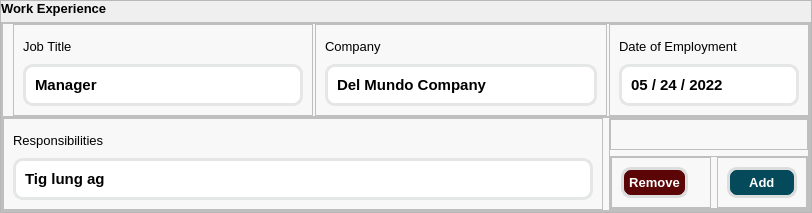
                   <widget class="QFrame" name="frame_281">
                    <property name="frameShape">
                     <enum>QFrame::StyledPanel</enum>
                    </property>
                    <property name="frameShadow">
                     <enum>QFrame::Raised</enum>
                    </property>
                    <layout class="QGridLayout" name="gridLayout_399">
                     <property name="leftMargin">
                      <number>0</number>
                     </property>
                     <property name="topMargin">
                      <number>0</number>
                     </property>
                     <property name="rightMargin">
                      <number>0</number>
                     </property>
                     <property name="bottomMargin">
                      <number>0</number>
                     </property>
                     <item row="1" column="0">
                      <widget class="QFrame" name="personal_info_17">
                       <property name="minimumSize">
                        <size>
                         <width>0</width>
                         <height>190</height>
                        </size>
                       </property>
                       <property name="styleSheet">
                        <string notr="true">*{
background-color: rgb(248, 248, 248);
}
</string>
                       </property>
                       <property name="frameShape">
                        <enum>QFrame::StyledPanel</enum>
                       </property>
                       <property name="frameShadow">
                        <enum>QFrame::Raised</enum>
                       </property>
                       <layout class="QVBoxLayout" name="verticalLayout_85">
                        <property name="spacing">
                         <number>0</number>
                        </property>
                        <property name="leftMargin">
                         <number>0</number>
                        </property>
                        <property name="topMargin">
                         <number>0</number>
                        </property>
                        <property name="rightMargin">
                         <number>0</number>
                        </property>
                        <property name="bottomMargin">
                         <number>0</number>
                        </property>
                        <item>
                         <widget class="QFrame" name="frame_282">
                          <property name="frameShape">
                           <enum>QFrame::StyledPanel</enum>
                          </property>
                          <property name="frameShadow">
                           <enum>QFrame::Raised</enum>
                          </property>
                          <layout class="QHBoxLayout" name="horizontalLayout_53">
                           <property name="spacing">
                            <number>2</number>
                           </property>
                           <property name="leftMargin">
                            <number>10</number>
                           </property>
                           <property name="topMargin">
                            <number>0</number>
                           </property>
                           <property name="rightMargin">
                            <number>0</number>
                           </property>
                           <property name="bottomMargin">
                            <number>0</number>
                           </property>
                           <item alignment="Qt::AlignLeft">
                            <widget class="QFrame" name="frame_283">
                             <property name="sizePolicy">
                              <sizepolicy hsizetype="Preferred" vsizetype="Preferred">
                               <horstretch>0</horstretch>
                               <verstretch>0</verstretch>
                              </sizepolicy>
                             </property>
                             <property name="minimumSize">
                              <size>
                               <width>300</width>
                               <height>0</height>
                              </size>
                             </property>
                             <property name="frameShape">
                              <enum>QFrame::StyledPanel</enum>
                             </property>
                             <property name="frameShadow">
                              <enum>QFrame::Raised</enum>
                             </property>
                             <layout class="QGridLayout" name="gridLayout_383">
                              <item row="0" column="0">
                               <widget class="QLabel" name="label_177">
                                <property name="font">
                                 <font>
                                  <family>Arial</family>
                                  <pointsize>10</pointsize>
                                 </font>
                                </property>
                                <property name="text">
                                 <string>Job Title</string>
                                </property>
                               </widget>
                              </item>
                              <item row="1" column="0">
                               <widget class="QFrame" name="job">
                                <property name="minimumSize">
                                 <size>
                                  <width>0</width>
                                  <height>40</height>
                                 </size>
                                </property>
                                <property name="styleSheet">
                                 <string notr="true">#job{
background-color: rgb(255, 255, 255);
border-radius: 10px;
border: 3px solid rgb(229, 230, 230);
}
</string>
                                </property>
                                <property name="frameShape">
                                 <enum>QFrame::StyledPanel</enum>
                                </property>
                                <property name="frameShadow">
                                 <enum>QFrame::Raised</enum>
                                </property>
                                <layout class="QGridLayout" name="gridLayout_384">
                                 <item row="0" column="0">
                                  <widget class="QLabel" name="first_name_19">
                                   <property name="font">
                                    <font>
                                     <family>Arial</family>
                                     <pointsize>11</pointsize>
                                     <weight>75</weight>
                                     <bold>true</bold>
                                    </font>
                                   </property>
                                   <property name="styleSheet">
                                    <string notr="true">*{
background-color: rgb(255, 255, 255);
}</string>
                                   </property>
                                   <property name="text">
                                    <string>Manager</string>
                                   </property>
                                  </widget>
                                 </item>
                                </layout>
                               </widget>
                              </item>
                             </layout>
                            </widget>
                           </item>
                           <item>
                            <widget class="QFrame" name="frame_284">
                             <property name="sizePolicy">
                              <sizepolicy hsizetype="Expanding" vsizetype="Preferred">
                               <horstretch>0</horstretch>
                               <verstretch>0</verstretch>
                              </sizepolicy>
                             </property>
                             <property name="minimumSize">
                              <size>
                               <width>250</width>
                               <height>0</height>
                              </size>
                             </property>
                             <property name="frameShape">
                              <enum>QFrame::StyledPanel</enum>
                             </property>
                             <property name="frameShadow">
                              <enum>QFrame::Raised</enum>
                             </property>
                             <layout class="QGridLayout" name="gridLayout_385">
                              <item row="0" column="0">
                               <widget class="QLabel" name="label_178">
                                <property name="font">
                                 <font>
                                  <family>Arial</family>
                                  <pointsize>10</pointsize>
                                 </font>
                                </property>
                                <property name="text">
                                 <string>Company </string>
                                </property>
                               </widget>
                              </item>
                              <item row="1" column="0">
                               <widget class="QFrame" name="com">
                                <property name="minimumSize">
                                 <size>
                                  <width>0</width>
                                  <height>40</height>
                                 </size>
                                </property>
                                <property name="styleSheet">
                                 <string notr="true">#com{
background-color: rgb(255, 255, 255);
border-radius: 10px;
border: 3px solid rgb(229, 230, 230);
}
</string>
                                </property>
                                <property name="frameShape">
                                 <enum>QFrame::StyledPanel</enum>
                                </property>
                                <property name="frameShadow">
                                 <enum>QFrame::Raised</enum>
                                </property>
                                <layout class="QGridLayout" name="gridLayout_386">
                                 <item row="0" column="0">
                                  <widget class="QLabel" name="middle_name_19">
                                   <property name="font">
                                    <font>
                                     <family>Arial</family>
                                     <pointsize>11</pointsize>
                                     <weight>75</weight>
                                     <bold>true</bold>
                                    </font>
                                   </property>
                                   <property name="styleSheet">
                                    <string notr="true">*{
background-color: rgb(255, 255, 255);
}</string>
                                   </property>
                                   <property name="text">
                                    <string>Del Mundo Company</string>
                                   </property>
                                  </widget>
                                 </item>
                                </layout>
                               </widget>
                              </item>
                             </layout>
                            </widget>
                           </item>
                           <item alignment="Qt::AlignRight">
                            <widget class="QFrame" name="frame_285">
                             <property name="minimumSize">
                              <size>
                               <width>200</width>
                               <height>0</height>
                              </size>
                             </property>
                             <property name="frameShape">
                              <enum>QFrame::StyledPanel</enum>
                             </property>
                             <property name="frameShadow">
                              <enum>QFrame::Raised</enum>
                             </property>
                             <layout class="QGridLayout" name="gridLayout_387">
                              <item row="1" column="0">
                               <widget class="QFrame" name="datee">
                                <property name="minimumSize">
                                 <size>
                                  <width>0</width>
                                  <height>40</height>
                                 </size>
                                </property>
                                <property name="styleSheet">
                                 <string notr="true">#datee{
background-color: rgb(255, 255, 255);
border-radius: 10px;
border: 3px solid rgb(229, 230, 230);
}
</string>
                                </property>
                                <property name="frameShape">
                                 <enum>QFrame::StyledPanel</enum>
                                </property>
                                <property name="frameShadow">
                                 <enum>QFrame::Raised</enum>
                                </property>
                                <layout class="QGridLayout" name="gridLayout_388">
                                 <item row="0" column="0">
                                  <widget class="QLabel" name="last_name_19">
                                   <property name="font">
                                    <font>
                                     <family>Arial</family>
                                     <pointsize>11</pointsize>
                                     <weight>75</weight>
                                     <bold>true</bold>
                                    </font>
                                   </property>
                                   <property name="styleSheet">
                                    <string notr="true">*{
background-color: rgb(255, 255, 255);
}</string>
                                   </property>
                                   <property name="text">
                                    <string>05 / 24 / 2022</string>
                                   </property>
                                  </widget>
                                 </item>
                                </layout>
                               </widget>
                              </item>
                              <item row="0" column="0">
                               <widget class="QLabel" name="label_179">
                                <property name="font">
                                 <font>
                                  <family>Arial</family>
                                  <pointsize>10</pointsize>
                                 </font>
                                </property>
                                <property name="text">
                                 <string>Date of Employment</string>
                                </property>
                               </widget>
                              </item>
                             </layout>
                            </widget>
                           </item>
                          </layout>
                         </widget>
                        </item>
                        <item>
                         <widget class="QFrame" name="frame_287">
                          <property name="frameShape">
                           <enum>QFrame::StyledPanel</enum>
                          </property>
                          <property name="frameShadow">
                           <enum>QFrame::Raised</enum>
                          </property>
                          <layout class="QHBoxLayout" name="horizontalLayout_54">
                           <property name="leftMargin">
                            <number>0</number>
                           </property>
                           <property name="topMargin">
                            <number>0</number>
                           </property>
                           <property name="rightMargin">
                            <number>0</number>
                           </property>
                           <property name="bottomMargin">
                            <number>0</number>
                           </property>
                           <item alignment="Qt::AlignLeft">
                            <widget class="QFrame" name="frame_289">
                             <property name="minimumSize">
                              <size>
                               <width>600</width>
                               <height>0</height>
                              </size>
                             </property>
                             <property name="frameShape">
                              <enum>QFrame::StyledPanel</enum>
                             </property>
                             <property name="frameShadow">
                              <enum>QFrame::Raised</enum>
                             </property>
                             <layout class="QGridLayout" name="gridLayout_393">
                              <item row="0" column="0">
                               <widget class="QLabel" name="label_182">
                                <property name="font">
                                 <font>
                                  <family>Arial</family>
                                  <pointsize>10</pointsize>
                                 </font>
                                </property>
                                <property name="text">
                                 <string>Responsibilities</string>
                                </property>
                               </widget>
                              </item>
                              <item row="1" column="0">
                               <widget class="QFrame" name="res">
                                <property name="minimumSize">
                                 <size>
                                  <width>0</width>
                                  <height>40</height>
                                 </size>
                                </property>
                                <property name="styleSheet">
                                 <string notr="true">#res{
background-color: rgb(255, 255, 255);
border-radius: 10px;
border: 3px solid rgb(229, 230, 230);
}
</string>
                                </property>
                                <property name="frameShape">
                                 <enum>QFrame::StyledPanel</enum>
                                </property>
                                <property name="frameShadow">
                                 <enum>QFrame::Raised</enum>
                                </property>
                                <layout class="QGridLayout" name="gridLayout_394">
                                 <item row="0" column="0">
                                  <widget class="QLabel" name="primary_phone_number_19">
                                   <property name="font">
                                    <font>
                                     <family>Arial</family>
                                     <pointsize>11</pointsize>
                                     <weight>75</weight>
                                     <bold>true</bold>
                                    </font>
                                   </property>
                                   <property name="styleSheet">
                                    <string notr="true">*{
background-color: rgb(255, 255, 255);
}</string>
                                   </property>
                                   <property name="text">
                                    <string>Tig lung ag</string>
                                   </property>
                                  </widget>
                                 </item>
                                </layout>
                               </widget>
                              </item>
                             </layout>
                            </widget>
                           </item>
                           <item alignment="Qt::AlignRight">
                            <widget class="QFrame" name="frame_90">
                             <property name="frameShape">
                              <enum>QFrame::StyledPanel</enum>
                             </property>
                             <property name="frameShadow">
                              <enum>QFrame::Raised</enum>
                             </property>
                             <layout class="QGridLayout" name="gridLayout_91">
                              <property name="leftMargin">
                               <number>0</number>
                              </property>
                              <property name="topMargin">
                               <number>0</number>
                              </property>
                              <property name="rightMargin">
                               <number>0</number>
                              </property>
                              <property name="bottomMargin">
                               <number>0</number>
                              </property>
                              <item row="0" column="0">
                               <widget class="QFrame" name="frame_92">
                                <property name="frameShape">
                                 <enum>QFrame::StyledPanel</enum>
                                </property>
                                <property name="frameShadow">
                                 <enum>QFrame::Raised</enum>
                                </property>
                               </widget>
                              </item>
                              <item row="1" column="0">
                               <widget class="QFrame" name="frame_93">
                                <property name="frameShape">
                                 <enum>QFrame::StyledPanel</enum>
                                </property>
                                <property name="frameShadow">
                                 <enum>QFrame::Raised</enum>
                                </property>
                                <layout class="QHBoxLayout" name="horizontalLayout_15">
                                 <property name="leftMargin">
                                  <number>0</number>
                                 </property>
                                 <property name="topMargin">
                                  <number>0</number>
                                 </property>
                                 <property name="rightMargin">
                                  <number>0</number>
                                 </property>
                                 <property name="bottomMargin">
                                  <number>0</number>
                                 </property>
                                 <item alignment="Qt::AlignHCenter">
                                  <widget class="QFrame" name="frame_96">
                                   <property name="frameShape">
                                    <enum>QFrame::StyledPanel</enum>
                                   </property>
                                   <property name="frameShadow">
                                    <enum>QFrame::Raised</enum>
                                   </property>
                                   <layout class="QGridLayout" name="gridLayout_89">
                                    <item row="0" column="0" alignment="Qt::AlignHCenter">
                                     <widget class="QPushButton" name="pushButton_45">
                                      <property name="font">
                                       <font>
                                        <family>Arial</family>
                                        <pointsize>10</pointsize>
                                        <weight>75</weight>
                                        <bold>true</bold>
                                       </font>
                                      </property>
                                      <property name="styleSheet">
                                       <string notr="true">QPushButton {
            border: none; 
            border-radius: 10px; 
			background-color: rgb(91, 5, 6);
			color: rgb(255, 255, 255);
			border: 3px solid rgb(220, 221, 221);
			padding: 5px;
        }
        QPushButton:pressed {
            background-color: white;
        }
</string>
                                      </property>
                                      <property name="text">
                                       <string>Remove</string>
                                      </property>
                                      <property name="flat">
                                       <bool>true</bool>
                                      </property>
                                     </widget>
                                    </item>
                                    <item row="0" column="1">
                                     <widget class="QLabel" name="label_35">
                                      <property name="styleSheet">
                                       <string notr="true">QPushButton {
            border: none; 
            border-radius: 10px; 
			background-color: rgb(91, 5, 6);
			color: rgb(255, 255, 255);
			border: 3px solid rgb(220, 221, 221);
			padding: 10px;
        }
        QPushButton:pressed {
            background-color: white;
        }
</string>
                                      </property>
                                      <property name="text">
                                       <string/>
                                      </property>
                                     </widget>
                                    </item>
                                   </layout>
                                  </widget>
                                 </item>
                                 <item>
                                  <widget class="QFrame" name="frame_97">
                                   <property name="frameShape">
                                    <enum>QFrame::StyledPanel</enum>
                                   </property>
                                   <property name="frameShadow">
                                    <enum>QFrame::Raised</enum>
                                   </property>
                                   <layout class="QGridLayout" name="gridLayout_90">
                                    <item row="0" column="0" alignment="Qt::AlignHCenter">
                                     <widget class="QPushButton" name="pushButton_46">
                                      <property name="minimumSize">
                                       <size>
                                        <width>0</width>
                                        <height>0</height>
                                       </size>
                                      </property>
                                      <property name="font">
                                       <font>
                                        <family>Arial</family>
                                        <pointsize>10</pointsize>
                                        <weight>75</weight>
                                        <bold>true</bold>
                                       </font>
                                      </property>
                                      <property name="styleSheet">
                                       <string notr="true">QPushButton {
            border: none; 
            border-radius: 10px; 
			background-color: rgb(5, 74, 91);
			color: rgb(255, 255, 255);
			border: 3px solid rgb(220, 221, 221);
			padding: 5px;
        }
        QPushButton:pressed {
            background-color: white;
        }</string>
                                      </property>
                                      <property name="text">
                                       <string>    Add    </string>
                                      </property>
                                      <property name="iconSize">
                                       <size>
                                        <width>16</width>
                                        <height>16</height>
                                       </size>
                                      </property>
                                      <property name="flat">
                                       <bool>true</bool>
                                      </property>
                                     </widget>
                                    </item>
                                   </layout>
                                  </widget>
                                 </item>
                                </layout>
                               </widget>
                              </item>
                             </layout>
                            </widget>
                           </item>
                          </layout>
                         </widget>
                        </item>
                       </layout>
                      </widget>
                     </item>
                     <item row="0" column="0">
                      <widget class="QLabel" name="label_185">
                       <property name="font">
                        <font>
                         <family>Arial</family>
                         <pointsize>10</pointsize>
                         <weight>75</weight>
                         <bold>true</bold>
                        </font>
                       </property>
                       <property name="text">
                        <string>Work Experience</string>
                       </property>
                      </widget>
                     </item>
                    </layout>
                   </widget>
